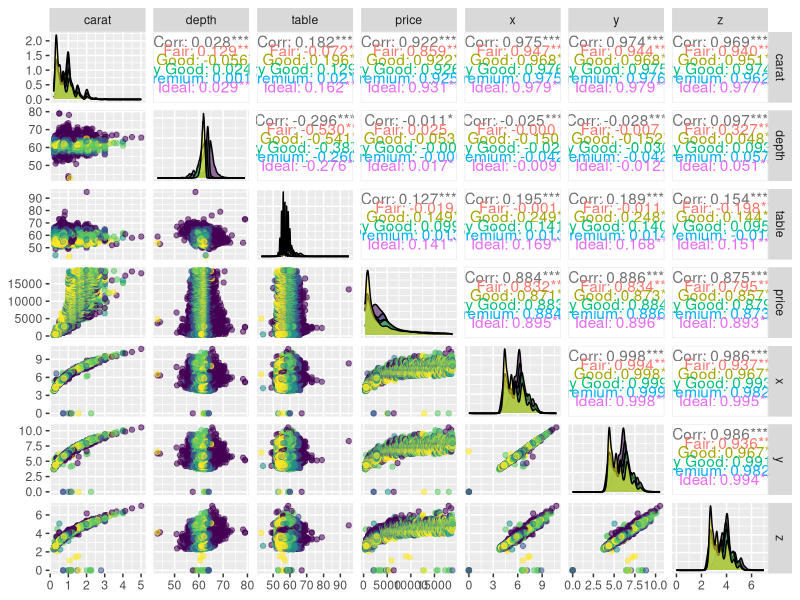
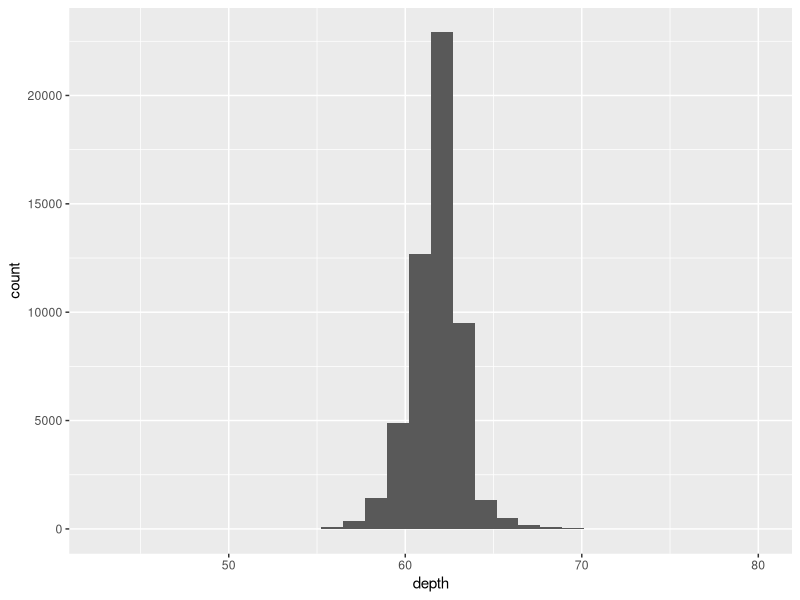
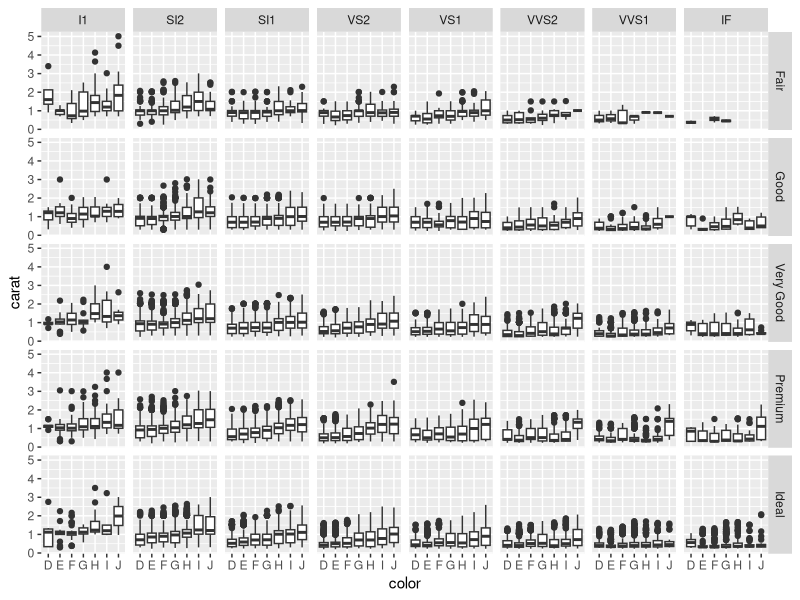
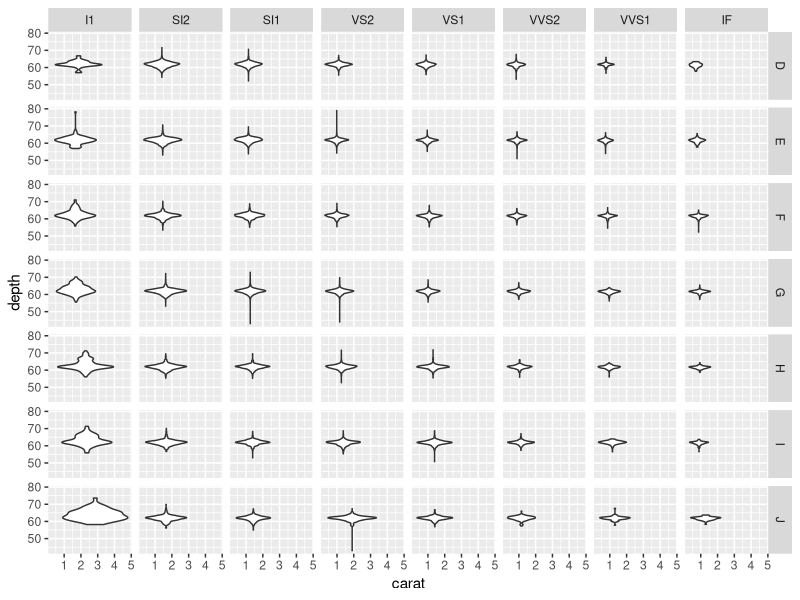

Recreate these plots in R, in order.
## ---- chunk 1
library(tidyverse)
# library(crosstable)
library(ggplot2)
library(GGally)
## ---- chunk 2
diamonds
## ---- chunk 3
diamonds %>% 
  subset(y < 20) %>% subset(z < 10) %>% # para quitar 3 puntos outliers
  ggpairs(columns = c(1,5:10), aes(color = cut, alpha = 0.5))
# ggpairs(diamonds, aes(color = cut, alpha = 0.5))
## ---- chunk 4
gr1 <- ggplot(diamonds, aes(depth)) + 
  geom_histogram()
gr1
## ---- chunk 5
unaTablita <- table(cut(diamonds$depth, breaks = c(54,56,58,60,62,64,66,68,70)))
prop.table(unaTablita)
unaTablita
## ---- chunk 6
# CrossTable(diamonds$color, diamonds$cut, prop.t=TRUE, prop.r=TRUE, prop.c=TRUE)
## ---- chunk 7
summary(diamonds)
## ---- chunk 8
gr2 <- ggplot(diamonds, aes(x = color, y = carat)) + 
  geom_boxplot() +
  facet_grid(rows = vars(cut), cols = vars(clarity))
gr2
## ---- chunk 9
gr3 <- ggplot(diamonds, aes(x = carat, y = depth)) + 
  geom_violin() +
#    geom_dotplot() +
  facet_grid(rows = vars(color), cols = vars(clarity))
gr3
## ---- chunk 10
library(tidyverse)
library(ggplot2)
## ---- chunk 11


irisTidy <- tibble(iris)
nombres <- c("Sepal.Length","Sepal.Width","Petal.Length","Petal.Width")
irisTidy <- irisTidy %>% pivot_longer(all_of(nombres), names_to = "Variable", values_to = "valor")
irisTidy
## ---- chunk 12
library(plotrix) 

q1 <- function(data) {
  quantile(data, probs = 0.25)[[1]]
  # también podría ser fivenum(data)[2]
}
q2 <- function(data) {
  quantile(data, probs = 0.5)[[1]]
  # también podría ser fivenum(data)[3]
}
q3 <- function(data) {
  quantile(data, probs = 0.75)[[1]]
  # también podría ser fivenum(data)[4]
}

ic95 <- function(data) {
  c(mean(data)-1.96*std.error(data),mean(data)+1.96*std.error(data))
}
## ---- chunk 13
indicesIris <- irisTidy %>% group_by(Species,Variable) %>% reframe(n = n(), media = mean(valor), q1 = q1(valor), mediana = median(valor),q3 = q3(valor), sd = sd(valor), varianza = var(valor), cv = sd/media, EE = std.error(valor), "IC95-" = ic95(valor)[1], "IC95+" = ic95(valor)[2])
indicesIris
